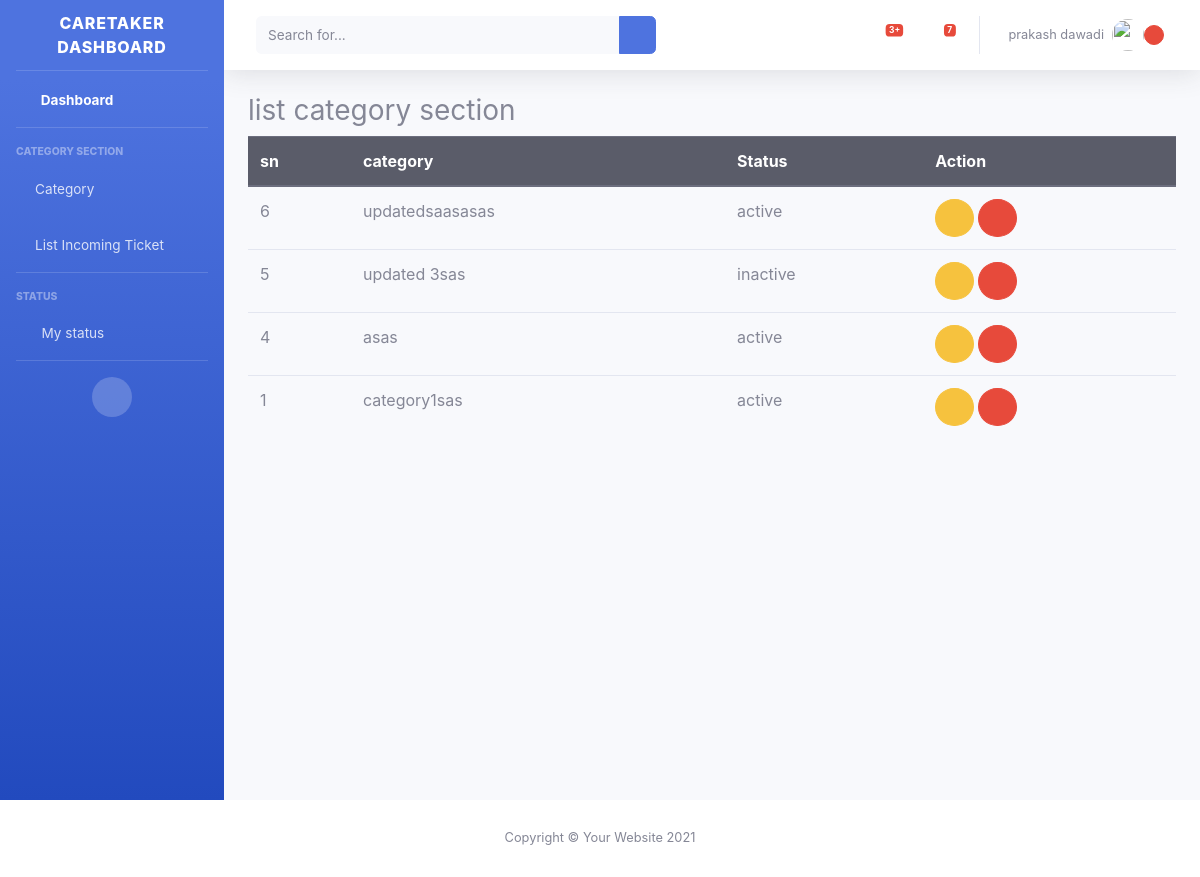
Screenshot of /user/caretaker/list-category (signed in) with the database file from the repository.
### myUser/models.py (models this page shows, shortened)
class User(AbstractBaseUser):
    email = models.EmailField(unique=True,verbose_name='Email')
    name = models.CharField(max_length=20)
    address = models.CharField(max_length=30)
    phone_no = models.CharField(max_length=10)
    image = models.ImageField(upload_to='user/',null=True,blank=False)
    caretaker_status = models.CharField(max_length=9,choices=status,null=True,blank=True)
    is_customer = models.BooleanField(default=False)
    is_Caretaker = models.BooleanField(default=False)
    is_active = models.BooleanField(default=True)
    is_admin= models.BooleanField(default=False)
    created_at=models.DateTimeField(auto_now_add=True)
    updated_at=models.DateTimeField(auto_now=True)
    objects = UserManager()
    USERNAME_FIELD = 'email'
    REQUIRED_FIELDS  = ['name','address','phone_no']

### Category/models.py (models this page shows, shortened)
class Category(models.Model):
    category = models.CharField(unique=True,max_length=20)
    created_by = models.ForeignKey(User,related_name='created_by_user', on_delete=models.CASCADE,blank=True,null=True)
    updated_by = models.ForeignKey(User, related_name='updated_by_user',on_delete=models.CASCADE,blank=True,null=True)
    status=models.CharField(max_length=8,choices=status,default=status[0][0])
    created_at = models.DateTimeField(auto_now_add=True)
    updated_at = models.DateTimeField(auto_now=True)
    class Meta:
        ordering = ['updated_at']

### Category/views.py (the view)
# urls.py: path('caretaker/list-category', views.listCategory, name='list_category'),
@login_required(login_url='caretakerlogin')
def listCategory(request):
    category = Category.objects.all().order_by('-id')
    data = {
        'category':category
    }
    return render(request,'caretaker/category/list_category.html',data)

### templates/careTaker/category/list_category.html (shortened to what this page needs)
{% extends '../../caretaker/includes/dashboardhome.html' %}
  {% load static %}
                {% block 'body' %}
                <div class="container-fluid">
                    <div id="dashboardcustomer" >
                        <h3 id="customerDashboard">list category section</h3>
                    </div>
                        <table class="table ">
                            <thead class="thead-dark">
                            <tr>
                                <th  scope="col">sn</th>
                                <th>category</th>
                                <th>Status</th>
                                <th>Action</th>
                            </tr>
                            </thead>
                            <tbody>
                            {% for cats in category %}
                            <tr>
                                <td>{{cats.id}}</td>
                                <td>{{cats.category}}</td>
                                <td>{{cats.status}}</td>
                                <td>
                                    <a href="{% url 'edit_category' cats.id %}" class="btn btn-warning rounded-circle"><i class="fa fa-pen " title="edit" ></i></a>
                                    <form action="{% url 'delete_category' cats.id %}" method="POST" class="d-inline">
                                        <button type="submit" onclick= "return confirm('Are you sure want to delete {{cats.category}} category')" class="btn btn-danger rounded-circle "><i class="fa fa-trash" data-toggle="tooltip"  title="delete"></i></button>
                                    </form>
                                </td>
                            </tr>
                            {% endfor %}
                            </tbody>
                        </table>
                        </div>
            {% endblock %}

### templates/careTaker/includes/topbar.html (shortened to what this page needs)
 {% load static %}
                <nav class="navbar navbar-expand navbar-light bg-white topbar mb-4 static-top shadow">
                    <form
                        class="d-none d-sm-inline-block form-inline mr-auto ml-md-3 my-2 my-md-0 mw-100 navbar-search">
                        <div class="input-group">
                            <input type="text" class="form-control bg-light border-0 small" placeholder="Search for..."
                                aria-label="Search" aria-describedby="basic-addon2">
                            <div class="input-group-append">
                                <button class="btn btn-primary" type="button">
                                    <i class="fas fa-search fa-sm"></i>
                                </button>
                            </div>
                        </div>
                    </form>
                    <ul class="navbar-nav ml-auto">
                        <li class="nav-item dropdown no-arrow mx-1">
                            <a class="nav-link dropdown-toggle" href="#" id="alertsDropdown" role="button"
                                data-toggle="dropdown" aria-haspopup="true" aria-expanded="false">
                                <span class="badge badge-danger badge-counter">3+</span>
                            </a>
                        </li>
                        <li class="nav-item dropdown no-arrow mx-1">
                            <a class="nav-link dropdown-toggle" href="#" id="messagesDropdown" role="button"
                                data-toggle="dropdown" aria-haspopup="true" aria-expanded="false">
                                <i class="fas fa-envelope fa-fw"></i>
                                <span class="badge badge-danger badge-counter">7</span>
                            </a>
                        </li>
                        <li class="nav-item dropdown no-arrow">
                            <a class="nav-link dropdown-toggle" href="#" id="userDropdown" role="button"
                                data-toggle="dropdown" aria-haspopup="true" aria-expanded="false">
                                <span class="mr-2 d-none d-lg-inline text-gray-600 small">{{user.name}}</span>
                                {% if user.image %}
                                <img class="img-profile rounded-circle"
                                    src="{{MEDIA_URL}}{{user.image.url}}">
                                {% else %}
                                 <img class="img-profile rounded-circle"
                                    src="{% static 'images/default_image.png' %}">
                                {% endif  %}
                                {% if request.user.caretaker_status == "available" %}
                                <span class="mr-2 d-none d-lg-inline text-gray-600 small"><button class="btn btn-sm btn-circle btn-success" style="border-radius:100px;height:20px; width:20px;"></button></span>
                                {% else %}
                                <span class="mr-2 d-none d-lg-inline text-gray-600 small"><button class="btn btn-sm btn-circle btn-danger" style="border-radius:100px;height:20px; width:20px;"></button></span>
                                {%  endif %}
                            </a>
                        </li>
                    </ul>
                </nav>

### static/css/style.css (style rules this page uses)
.navbar { background-color:black; }

### rows the page displays
User: name "prakash dawadi"
Category: id "6", category "updatedsaasasas", status "active"
Category: id "5", category "updated 3sas", status "inactive"
Category: id "4", category "asas", status "active"
Category: id "1", category "category1sas", status "active"
